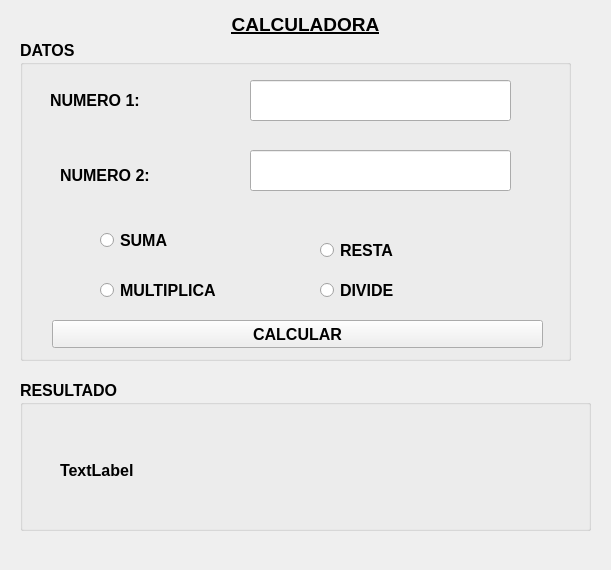
<?xml version="1.0" encoding="UTF-8"?>
<ui version="4.0">
 <class>MainWindow</class>
 <widget class="QMainWindow" name="MainWindow">
  <property name="geometry">
   <rect>
    <x>0</x>
    <y>0</y>
    <width>611</width>
    <height>570</height>
   </rect>
  </property>
  <property name="windowTitle">
   <string>MainWindow</string>
  </property>
  <widget class="QWidget" name="centralwidget">
   <widget class="QGroupBox" name="groupBox">
    <property name="geometry">
     <rect>
      <x>20</x>
      <y>40</y>
      <width>551</width>
      <height>321</height>
     </rect>
    </property>
    <property name="font">
     <font>
      <pointsize>12</pointsize>
      <weight>75</weight>
      <bold>true</bold>
     </font>
    </property>
    <property name="title">
     <string>DATOS</string>
    </property>
    <widget class="QLineEdit" name="TXTNUMERO1">
     <property name="geometry">
      <rect>
       <x>230</x>
       <y>40</y>
       <width>261</width>
       <height>41</height>
      </rect>
     </property>
    </widget>
    <widget class="QLineEdit" name="TXTNR2">
     <property name="geometry">
      <rect>
       <x>230</x>
       <y>110</y>
       <width>261</width>
       <height>41</height>
      </rect>
     </property>
    </widget>
    <widget class="QLabel" name="label_4">
     <property name="geometry">
      <rect>
       <x>40</x>
       <y>120</y>
       <width>161</width>
       <height>31</height>
      </rect>
     </property>
     <property name="text">
      <string>NUMERO 2:</string>
     </property>
    </widget>
    <widget class="QRadioButton" name="RBSUMA">
     <property name="geometry">
      <rect>
       <x>80</x>
       <y>190</y>
       <width>95</width>
       <height>20</height>
      </rect>
     </property>
     <property name="text">
      <string>SUMA</string>
     </property>
    </widget>
    <widget class="QRadioButton" name="RBRESTA">
     <property name="geometry">
      <rect>
       <x>300</x>
       <y>200</y>
       <width>95</width>
       <height>20</height>
      </rect>
     </property>
     <property name="text">
      <string>RESTA</string>
     </property>
    </widget>
    <widget class="QRadioButton" name="RBMULTIPLICA">
     <property name="geometry">
      <rect>
       <x>80</x>
       <y>240</y>
       <width>171</width>
       <height>21</height>
      </rect>
     </property>
     <property name="text">
      <string>MULTIPLICA</string>
     </property>
    </widget>
    <widget class="QRadioButton" name="RBDIVIDE">
     <property name="geometry">
      <rect>
       <x>300</x>
       <y>240</y>
       <width>121</width>
       <height>21</height>
      </rect>
     </property>
     <property name="text">
      <string>DIVIDE</string>
     </property>
    </widget>
    <widget class="QPushButton" name="btncalcular">
     <property name="geometry">
      <rect>
       <x>32</x>
       <y>280</y>
       <width>491</width>
       <height>28</height>
      </rect>
     </property>
     <property name="text">
      <string>CALCULAR</string>
     </property>
    </widget>
    <widget class="QLabel" name="label_6">
     <property name="geometry">
      <rect>
       <x>30</x>
       <y>50</y>
       <width>171</width>
       <height>21</height>
      </rect>
     </property>
     <property name="text">
      <string>NUMERO 1:</string>
     </property>
    </widget>
   </widget>
   <widget class="QGroupBox" name="groupBox_2">
    <property name="geometry">
     <rect>
      <x>20</x>
      <y>380</y>
      <width>571</width>
      <height>151</height>
     </rect>
    </property>
    <property name="font">
     <font>
      <pointsize>12</pointsize>
      <weight>75</weight>
      <bold>true</bold>
     </font>
    </property>
    <property name="title">
     <string>RESULTADO</string>
    </property>
    <widget class="QLabel" name="LBLRESULTADO">
     <property name="geometry">
      <rect>
       <x>40</x>
       <y>60</y>
       <width>481</width>
       <height>61</height>
      </rect>
     </property>
     <property name="font">
      <font>
       <pointsize>12</pointsize>
       <weight>75</weight>
       <bold>true</bold>
      </font>
     </property>
     <property name="text">
      <string>TextLabel</string>
     </property>
    </widget>
   </widget>
   <widget class="QLabel" name="LBLTITULO">
    <property name="geometry">
     <rect>
      <x>20</x>
      <y>9</y>
      <width>571</width>
      <height>31</height>
     </rect>
    </property>
    <property name="font">
     <font>
      <pointsize>14</pointsize>
      <weight>75</weight>
      <bold>true</bold>
      <underline>true</underline>
     </font>
    </property>
    <property name="text">
     <string>CALCULADORA</string>
    </property>
    <property name="alignment">
     <set>Qt::AlignCenter</set>
    </property>
   </widget>
  </widget>
 </widget>
 <resources/>
 <connections/>
</ui>
